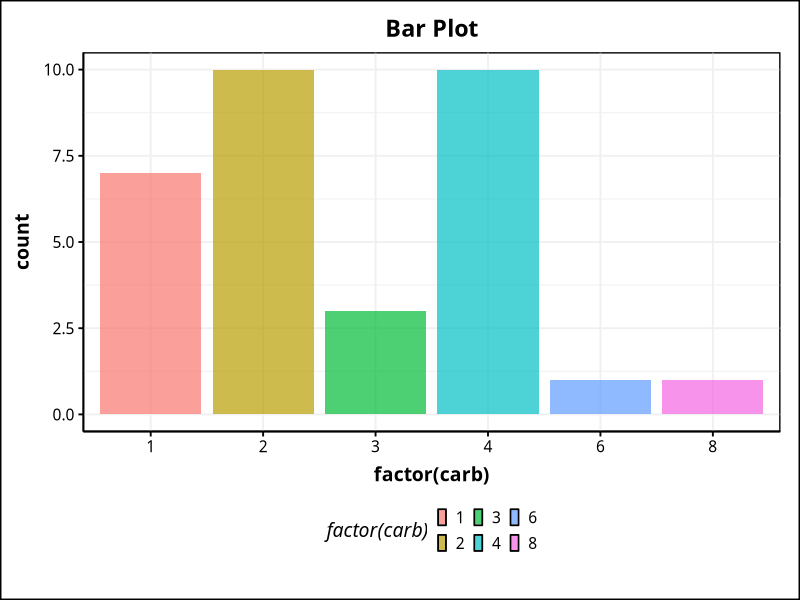
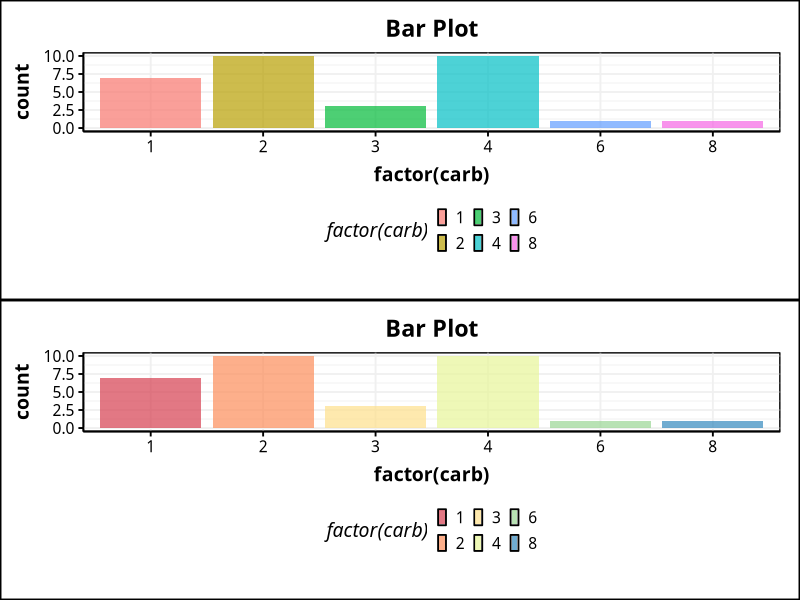
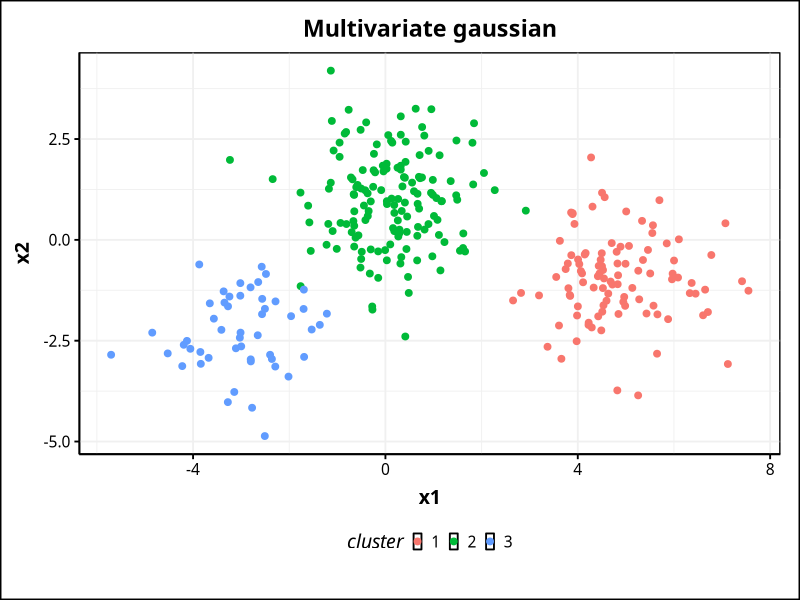
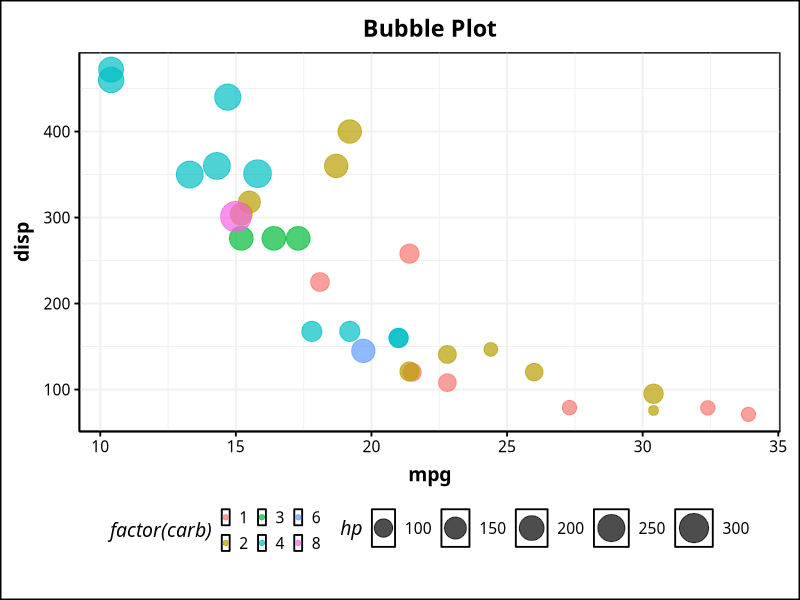
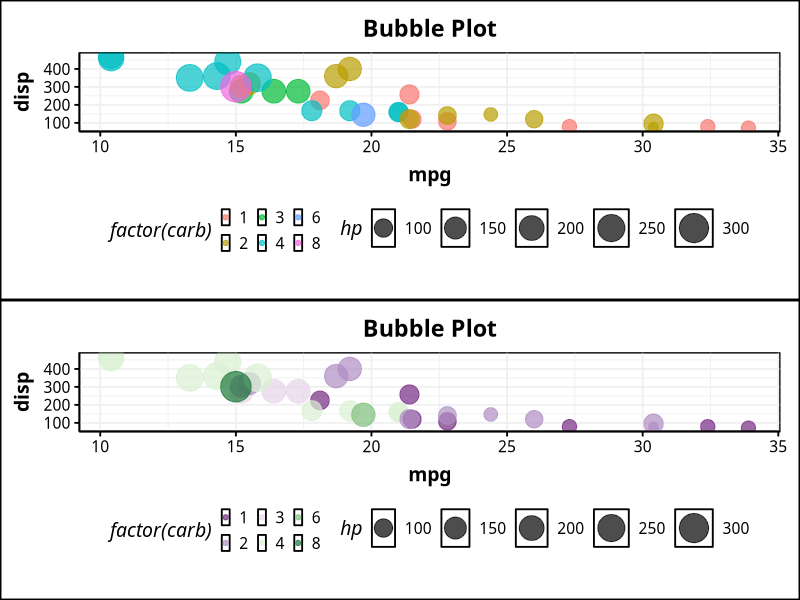
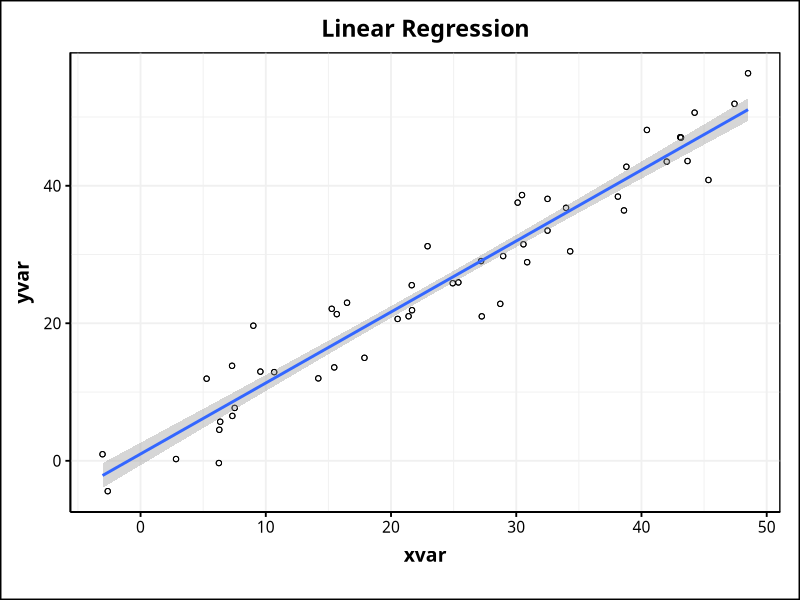

Write R code to recreate these figures, in order.
## ---- chunk 1
library(ggplot2)
library(grid)
library(gridExtra)
library(ggthemes)
library(dplyr)
## ---- chunk 2
my_theme<-function(base_size=14, base_family="Lucia") {
library(grid)
library(ggthemes)
(theme_foundation(base_size= base_size, base_family=base_family)+ 
theme(plot.margin=unit(c(5,5,10,5),"mm"),
plot.background = element_rect(fill = "white", colour = "black", size = 1),
plot.title = element_text(face = "bold", size = rel(1.2), hjust = 0.5),
axis.title = element_text(face = "bold",size = rel(1)),
axis.title.y = element_text(angle=90,vjust =2),
axis.title.x = element_text(vjust = -0.2),
axis.text = element_text(), 
axis.line = element_line(colour="black"),
axis.ticks = element_line(),
panel.grid.major = element_line(colour="#f0f0f0"),
panel.grid.minor = element_line(colour = "#f0f0f0"),
legend.position = "bottom",
legend.direction = "horizontal",
legend.key.size= unit(0.2, "cm"),
legend.spacing = unit(0, "cm"),
legend.title = element_text(face="italic"),
strip.background=element_rect(colour="#f0f0f0",fill="#f0f0f0"),
strip.text = element_text(face="bold")
))
}

scale_fill<-function(){
 scale_fill_brewer(palette="Spectral")
}  

scale_colour<-function(){
  scale_colour_brewer(palette="PRGn")
}

## ---- chunk 3
Barplot<-ggplot(mtcars, aes(factor(carb),fill=factor(carb))) +
  geom_bar(alpha=0.7) + 
  ggtitle("Bar Plot") + 
  my_theme()

Barplot

library(gridExtra)
#scales
grid.arrange(Barplot,(Barplot + scale_fill()))

## ---- chunk 4
library("dplyr")

set.seed(1234)
centers <- data.frame(cluster=factor(1:3), size=c(100, 150, 50), x1=c(5, 0, -3), x2=c(-1, 1, -2))
points <- centers %>% group_by(cluster) %>%
    do(data.frame(x1=rnorm(.$size[1], .$x1[1]),
                  x2=rnorm(.$size[1], .$x2[1])))

ggplot(points, aes(x1, x2, color=cluster)) + 
  geom_point(size = 2) + 
  ggtitle("Multivariate gaussian") + 
  my_theme()
## ---- chunk 5
Bubble<-ggplot(mtcars, aes(mpg,disp,colour=factor(carb),size=hp)) + 
  geom_point(alpha=0.7) + 
  ggtitle("Bubble Plot") + 
  scale_size_continuous(range = c(3,10)) + 
  my_theme()

Bubble

library(gridExtra)

#scales
grid.arrange(Bubble,(Bubble + scale_colour()))

## ---- chunk 6
set.seed(1234)
dat <- data.frame(cond = rep(c("A", "B"), each=50),
                  xvar = 1:50 + rnorm(50,sd=3),
                  yvar = 1:50 + rnorm(50,sd=3))

ggplot(dat, aes(x=xvar, y=yvar)) +
       geom_point(shape=1) +   
       geom_smooth(method=lm) +
       ggtitle("Linear Regression")+
       my_theme()

